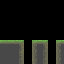

Rendered tile map (Tiled .tmx) drawn with the repository's tilesets; below, a short description and the full map source, tile grids included:
An orthogonal 8x8 tile map with 8x8 px tiles, 2 tile layers (foreground, flagmap), 2 tilesets.

<map version="1.0" orientation="orthogonal" renderorder="right-down" width="8" height="8" tilewidth="8" tileheight="8" nextobjectid="1">
 <tileset firstgid="1" name="ztiles-foreground" tilewidth="8" tileheight="8" tilecount="512" columns="16">
  <image source="ztiles-foreground.png" trans="ff00ff" width="128" height="128" />
 </tileset>
 <tileset firstgid="513" name="tiled-collission" tilewidth="8" tileheight="8" tilecount="64" columns="16">
  <image source="../../../tools/assetmanager/tiled-collission.png" trans="ff00ff" width="128" height="32" />
 </tileset>
 <layer name="foreground" width="8" height="8">
  <data encoding="csv">
0,0,0,0,0,0,0,0,
0,0,0,0,0,0,0,0,
0,0,0,0,0,0,0,0,
0,0,0,0,0,0,0,0,
0,0,0,0,0,0,0,0,
1,2,3,0,5,3,0,5,
17,17,19,0,21,20,0,21,
17,17,20,0,22,20,0,21
</data>
 </layer>
 <layer name="flagmap" width="8" height="8">
  <data encoding="csv">
0,0,0,0,0,0,0,0,
0,0,0,0,0,0,0,0,
0,0,0,0,0,0,0,0,
0,0,0,0,0,0,0,0,
0,0,0,0,0,0,0,0,
513,513,513,0,513,513,0,513,
513,513,513,0,513,513,0,513,
513,513,513,0,513,513,0,513
</data>
 </layer>
</map>
